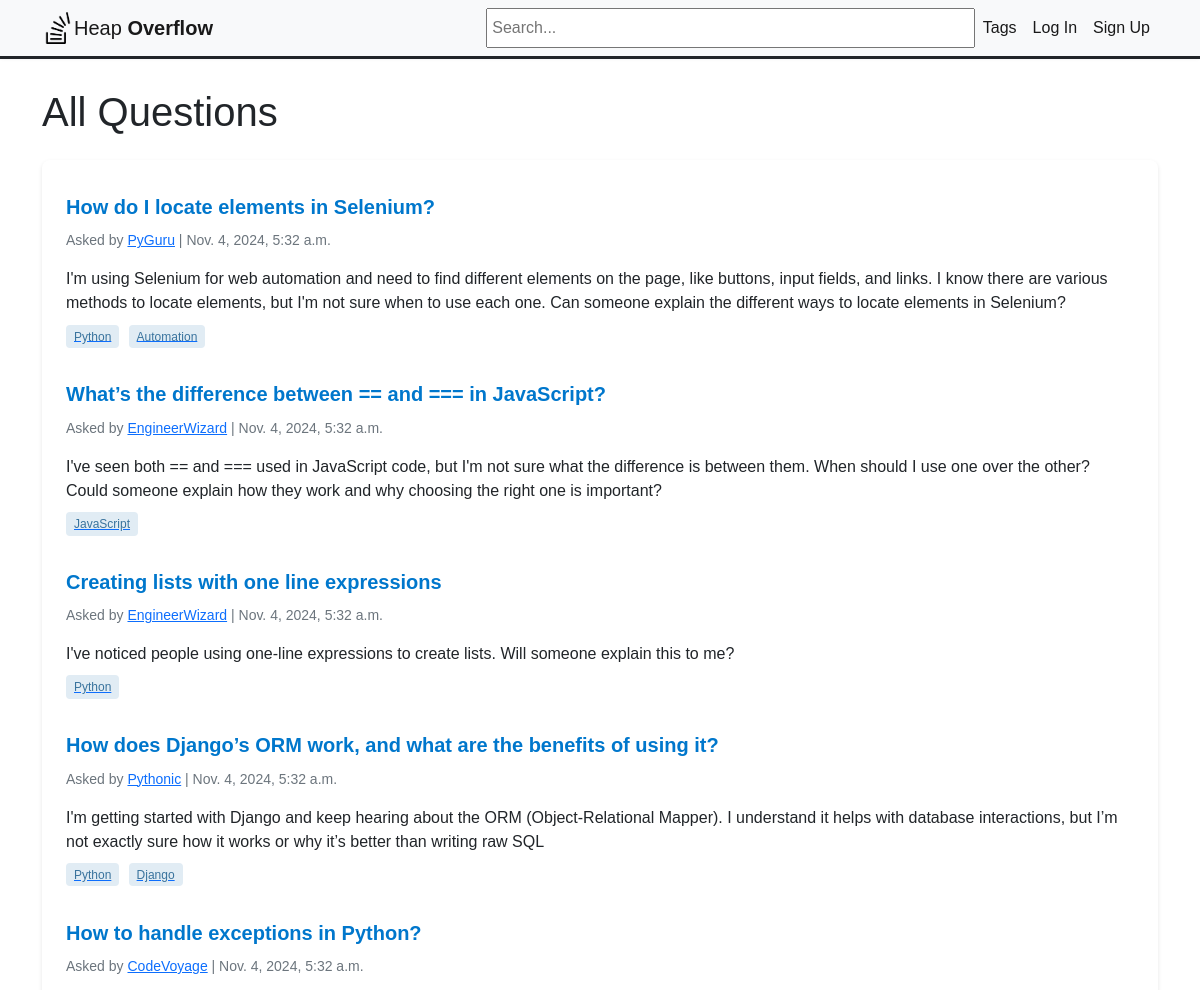
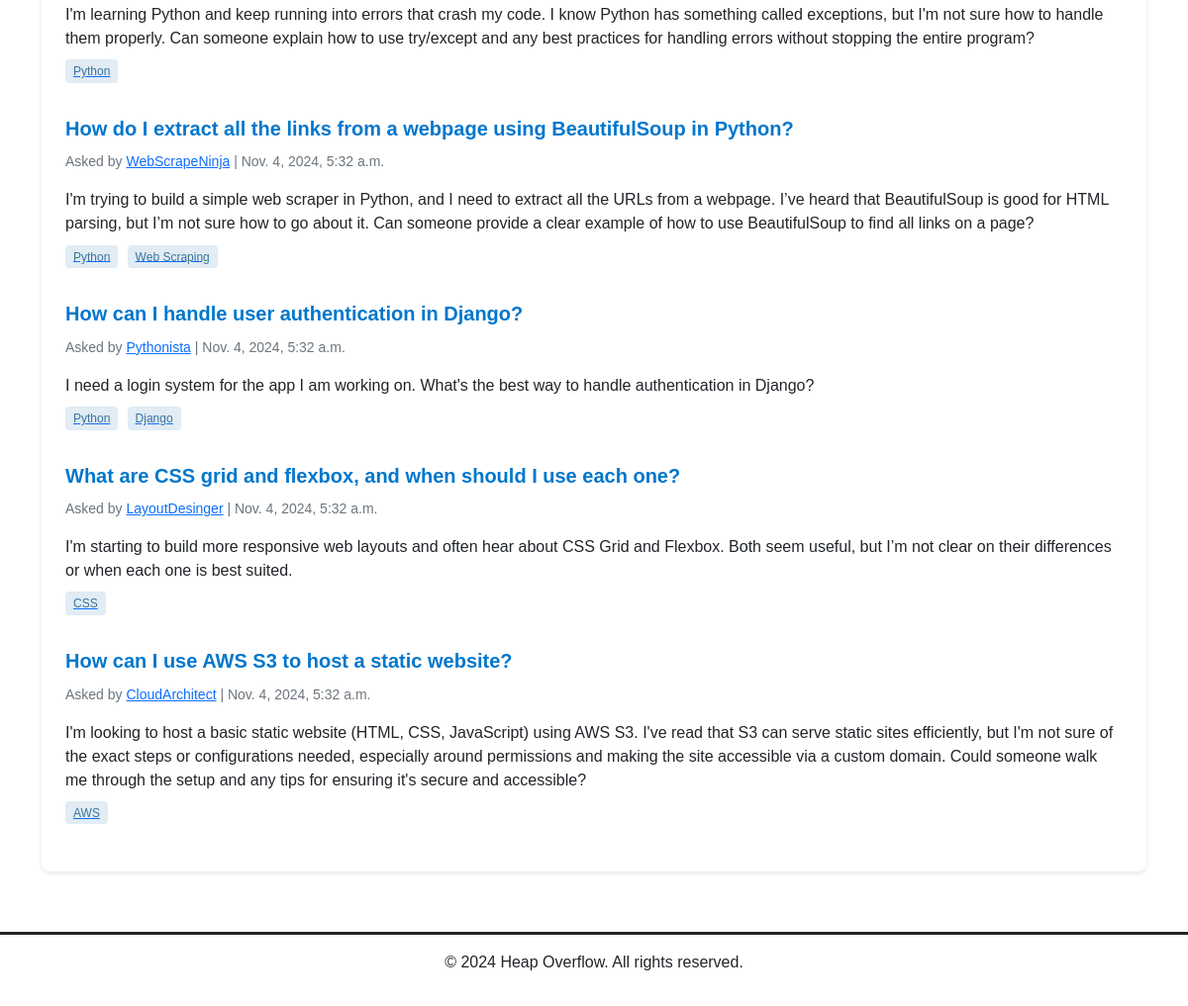
The app's page /, older data (2 pictures, top to bottom).
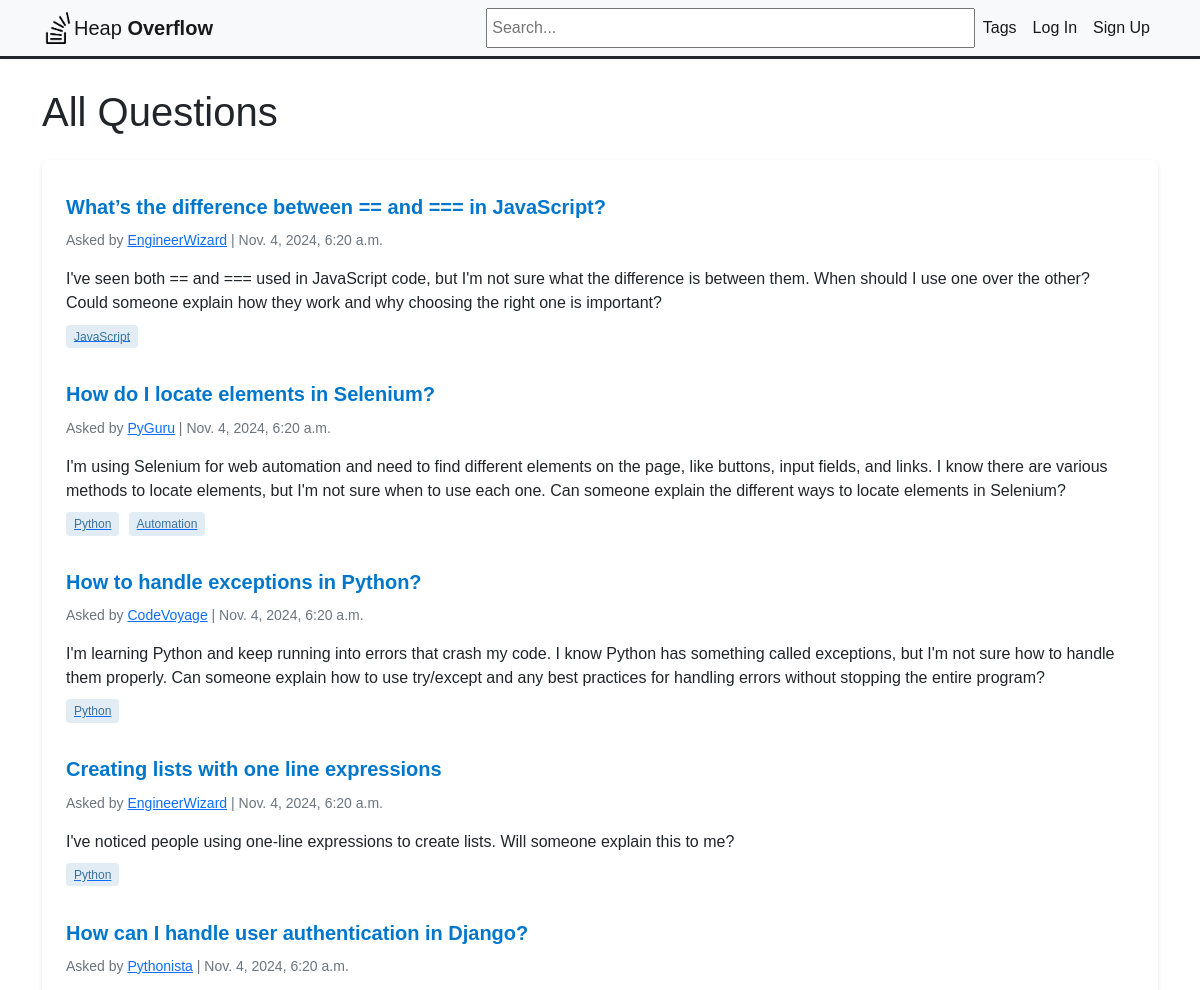
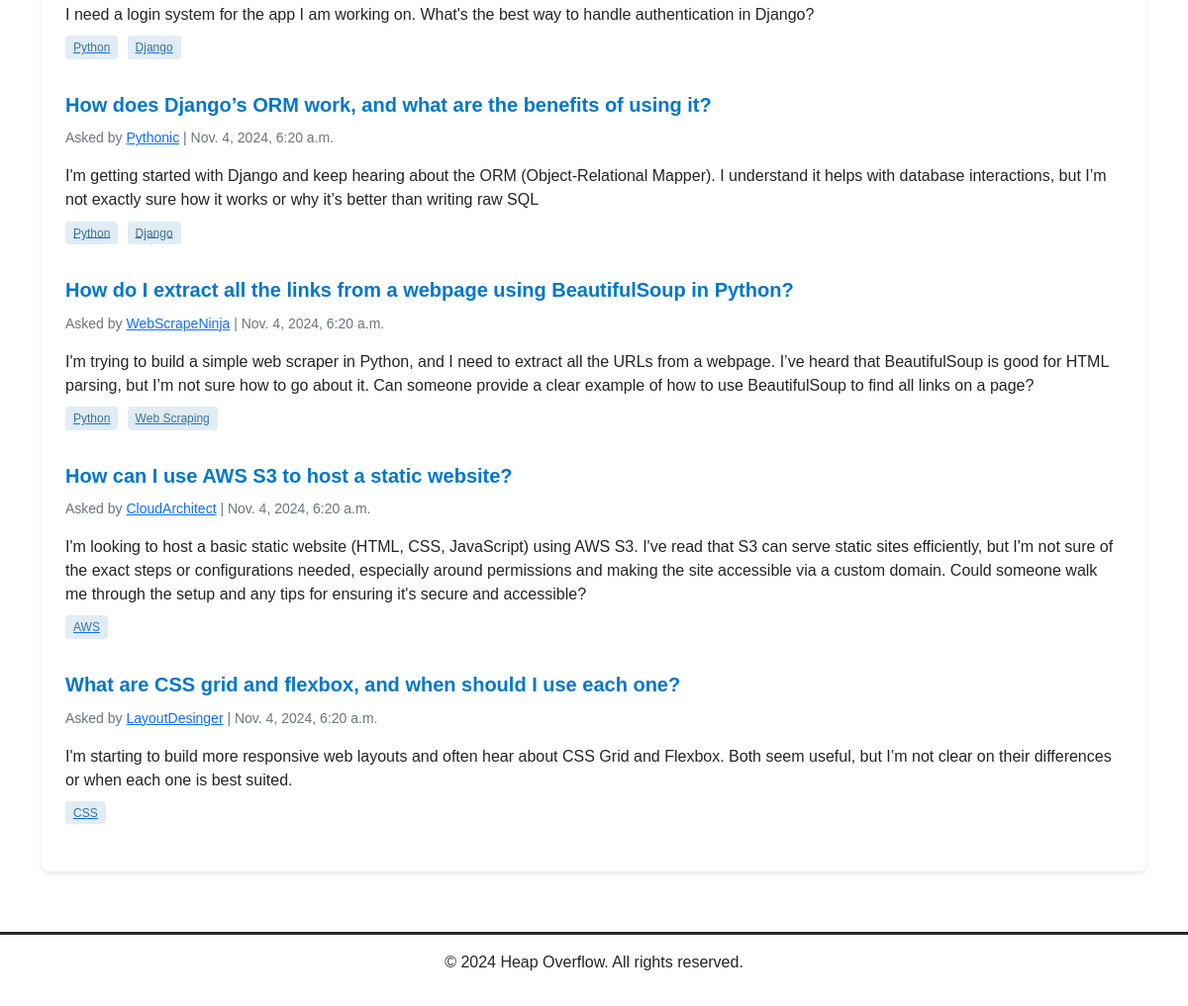
The same page, newer data (2 pictures, top to bottom).
### heap/models.py (models this page shows, shortened)
class Question(models.Model):
    title = models.CharField(max_length=255)
    body = models.TextField()
    created_at = models.DateTimeField(auto_now_add=True)
    updated_at = models.DateTimeField(auto_now=True)
    author = models.ForeignKey(User, on_delete=models.CASCADE, related_name='questions')
    tags = models.ManyToManyField('Tag', related_name='questions')

class Tag(models.Model):
    name = models.CharField(max_length=50, unique=True)
    created_at = models.DateTimeField(auto_now_add=True)

### heap/views.py (the view)
# urls.py: path('', views.index, name='index'),
def index(request):
    questions = Question.objects.all().order_by('-created_at')
    return render(request, 'heap/index.html', {'questions': questions})

### heap/templates/heap/index.html (shortened to what this page needs)
{% extends 'heap/base.html' %}
{% block content %}
    <h1>All Questions</h1>
    <div class="questions-list">
        {% for question in questions %}
            <div class="question-item">
                <h2 class="question-title">
                    <a href="{% url 'question_detail' question.id %}">{{ question.title }}</a>
                </h2>
                <p class="question-meta">Asked by <a href="#">{{ question.author }}</a> | {{ question.created_at }}</p>
                <p class="question-excerpt">{{ question.body }}</p>
                <div class="question-tags">
                    {% for tag in question.tags.all %}
                        <a href="{% url 'questions_by_tag' tag_id=tag.id %}"><span class="tag">{{ tag.name }}</span></a>
                    {% endfor %}
                </div>
            </div>
        {% endfor %}
    </div>
{% endblock %}

### heap/templates/heap/base.html (shortened to what this page needs)
{% load static %}
<!DOCTYPE html>
<html lang="en">
<head>
    <link rel="stylesheet" href="{% static 'css/styles.css' %}">
</head>
<body>
        <nav class="navbar navbar-expand-lg navbar-light bg-light">
            <div class="container">
                <img class="icon "src="{% static 'icon.png' %}" style="width: 2rem">
                <a class="navbar-brand" href="{% url 'index' %}"> Heap <b>Overflow</b></a>
                <div class="collapse navbar-collapse" id="navbarSupportedContent">
                   <ul class="navbar-nav ms-auto mb-2 mb-lg-0">
                            <br>
                        <input type="text" placeholder=" Search..." style="height: 40px;" size="50">
                        <li class="nav-item"><a class="nav-link active" aria-current="page" href="{% url 'tag_list' %}">Tags</a></li>
                        {% if user.is_authenticated %}
                            <form method="post" action="{% url 'custom_logout' %}" style="margin-top: 1.2%;">
                                {% csrf_token %}
                                <button type="submit" style="background: none; color: inherit; border: none; margin: 0; display: inline; padding: 0;">Logout</button>
                            </form>
                            <li class="nav-item"><a class="nav-link active" aria-current="page" href="#">Profile</a></li>
                        {% else %}
                            <li class="nav-item"><a class="nav-link active" aria-current="page" href="{% url 'login' %}">Log In</a></li>
                            <li class="nav-item"><a class="nav-link active" aria-current="page" href="{% url 'register' %}">Sign Up</a></li>
                        {% endif %}
                    </ul>
                </div>
            </div>
        </nav>
    <main class="main-content">
        <div class="container">
            {% block content %}
            {% endblock %}
        </div>
    </main>
    <footer class="footer">
        <div class="container">
            <p>&copy; 2024 Heap Overflow. All rights reserved.</p>
        </div>
    </footer>
</body>
</html>

Row changes from the older to the newer data that the page shows:
changed Question "What’s the difference between == and === in JavaScript?": created_at "Nov. 4, 2024, 5:32 a.m." → "Nov. 4, 2024, 6:20 a.m."; moves up the list
changed Question "How do I locate elements in Selenium?": created_at "Nov. 4, 2024, 5:32 a.m." → "Nov. 4, 2024, 6:20 a.m."
changed Question "How to handle exceptions in Python?": created_at "Nov. 4, 2024, 5:32 a.m." → "Nov. 4, 2024, 6:20 a.m."; moves up the list
changed Question "Creating lists with one line expressions": created_at "Nov. 4, 2024, 5:32 a.m." → "Nov. 4, 2024, 6:20 a.m."
changed Question "How can I handle user authentication in Django?": created_at "Nov. 4, 2024, 5:32 a.m." → "Nov. 4, 2024, 6:20 a.m."; moves up the list
changed Question "How does Django’s ORM work, and what are the benefits of using it?": created_at "Nov. 4, 2024, 5:32 a.m." → "Nov. 4, 2024, 6:20 a.m."
changed Question "How do I extract all the links from a webpage using BeautifulSoup in Python?": created_at "Nov. 4, 2024, 5:32 a.m." → "Nov. 4, 2024, 6:20 a.m."
changed Question "How can I use AWS S3 to host a static website?": created_at "Nov. 4, 2024, 5:32 a.m." → "Nov. 4, 2024, 6:20 a.m."; moves up the list
changed Question "What are CSS grid and flexbox, and when should I use each one?": created_at "Nov. 4, 2024, 5:32 a.m." → "Nov. 4, 2024, 6:20 a.m."
